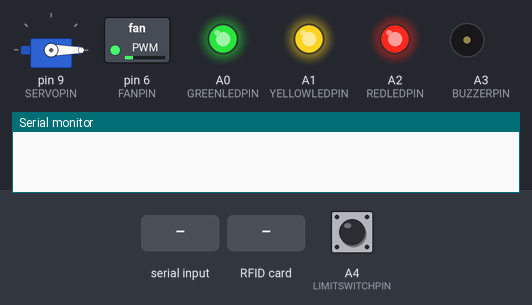
A sketch run on a simulated Arduino Uno, built with avr-gcc and run on an emulated ATmega328P. Parts: servo, switched loads named in the sketch (green lamp = pin HIGH), output pins drawn as LEDs (lit = HIGH), buzzer (waves = sounding, pin HIGH), the last lines printed to the serial monitor. Inputs (shaded band) come from the test bench; at power-on: A4 (LIMITSWITCHPIN) HIGH. Pins used as bus, display or sensor lines are not drawn.

Above: at 1.2 s.
1.3 s: "PI_READY\n" received over Serial
At 2.3 s:
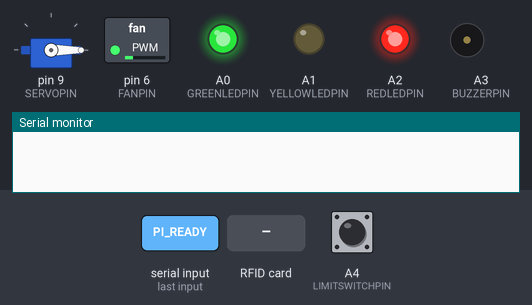
2.8 s: "RFID_READY\n" received over Serial
At 3.5 s:
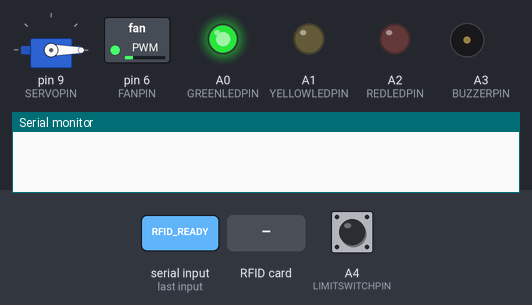
4.3 s: "OPEN_LOCK\n" received over Serial
At 5.9 s:
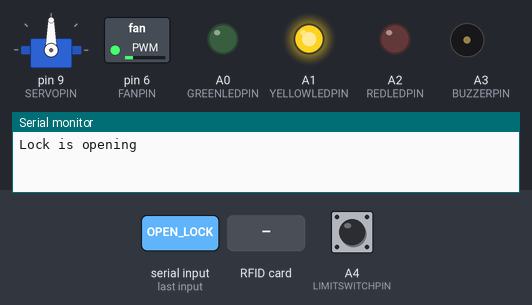
6.2 s: RFID card CB CE E2 1A held to the reader
At 7.3 s:
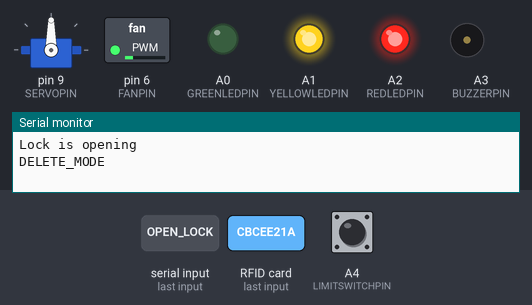
8.5 s: "ID_RESET_COMPLETE\n" received over Serial
At 9.4 s:
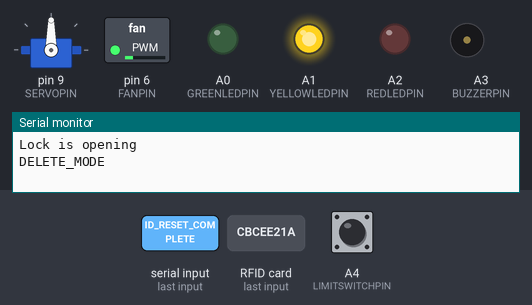
10.1 s: A4 (LIMITSWITCHPIN) pulled LOW for 1 s
At 11.2 s:
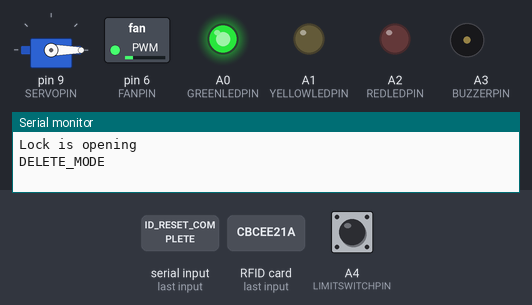
Timing chart, 0 to 13.1 s (numbered marks = the images above; inputs shaded):
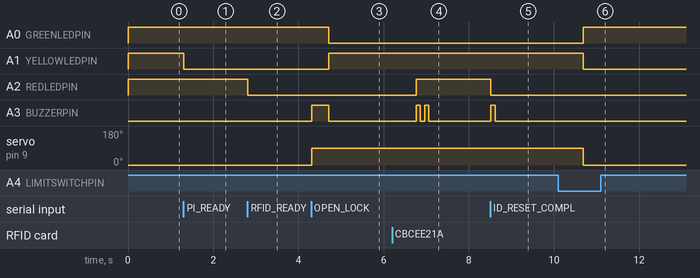

The sketch:

KeyBoxArduino.ino
```cpp
#include <Servo.h> //adds servo motor library
#include <SPI.h> //SPI coms
#include <MFRC522.h>
#define RST_PIN 8 //sets the reset pin to reset
#define SS_PIN 10 //SDA (SS) pin connected

//objects
Servo myservo; //creates a servo motor object to control
MFRC522 rfid(SS_PIN, RST_PIN);

const String UPDATE_MODE = "UPDATE_MODE";
//pins
const int SERVOPIN = 9; //the connected pin for orange cable can be 9 or 10 digital
const int LIMITSWITCHPIN = A4; //sets the limit switch pin
const int LOCKEDANGLE = 0;
const int UNLOCKEDANGLE = 90;
const int BUZZERPIN = A3; //connects to the positive side of the buzzer
const int GREENLEDPIN = A0; //the pin for LEDS, can be 13,12,11
const int YELLOWLEDPIN = A1; //used to show that ID adding is on
const int REDLEDPIN = A2;
const int FANPIN = 6;
//analog outputs A0-A5
//RFID, NUMBER
const byte masterUID[] = {0xCB, 0xCE, 0xE2, 0x1A}; //must be prefixed with 0x for byte 0x1A
//sets the ready for action
boolean ready = false;

void setup() {
  // put your setup code here, to run once:
  while (!Serial); //wait for serial connection to open
  Serial.begin(9600); //connect serial to raspberry pi
  //sets the servo lock
  myservo.attach(SERVOPIN); //connects the object to the signal pin
  myservo.write(LOCKEDANGLE); //inital position of the motor should be the lock position
  //sets the limit switch
  pinMode(LIMITSWITCHPIN, INPUT_PULLUP); //uses the internal pullup resistor for the limitswitch
  //sets the buzzer
  pinMode(BUZZERPIN, OUTPUT); //sets the output pin for the buzzer
  digitalWrite(BUZZERPIN, LOW); //this sets the buzzer to off in the beginning
  //sets the LED pins
  pinMode(GREENLEDPIN, OUTPUT); //sets pin to output
  digitalWrite(GREENLEDPIN, HIGH); //green is on, showing system ready
  pinMode(YELLOWLEDPIN, OUTPUT);
  digitalWrite(YELLOWLEDPIN, HIGH);
  pinMode(REDLEDPIN, OUTPUT);
  digitalWrite(REDLEDPIN, HIGH);
  //RFID
  SPI.begin(); //start SPI
  rfid.PCD_Init(); //start object
  ready = false;
  //fan pin
  pinMode(FANPIN, OUTPUT);
  analogWrite(FANPIN, 50);
}

void loop() {
  // put your main code here, to run repeatedly:
  while(!ready) {
    String piConnected = Serial.readStringUntil('\n');
    piConnected.trim();
    if(piConnected.length() > 0) {
      if(piConnected == "PI_READY"){
        digitalWrite(YELLOWLEDPIN, LOW);
      } if (piConnected == "RFID_READY") {
        digitalWrite(REDLEDPIN, LOW);
        ready = true;
      }
    }
  }

  String openLock = Serial.readStringUntil('\n'); //read output from pi until new line
  openLock.trim(); //gets rid of whitespace
  if(openLock.length() > 0) { //if the input has any length to it, if not here the serial input will keep printing
    if(openLock == "OPEN_LOCK") {
      Serial.println("Lock is opening");
      myservo.write(UNLOCKEDANGLE); //turns 90 degrees
      //controls the buzzer
      digitalWrite(BUZZERPIN, HIGH); //on
      delay(400);
      digitalWrite(BUZZERPIN, LOW); //Sound will turn off on its own, but the pin will not, this turns it off
      digitalWrite(YELLOWLEDPIN, HIGH);
      //cycles green led until the door is opened then turns off green led
      while(digitalRead(LIMITSWITCHPIN) == LOW) {
        digitalWrite(GREENLEDPIN, LOW);
        delay(200);
        digitalWrite(GREENLEDPIN, HIGH);
        delay(200);
      }
      digitalWrite(GREENLEDPIN, LOW);
    } else { //door not open
      digitalWrite(REDLEDPIN, HIGH); //red light on
      for (int i = 0; i < 3; i++) {
        digitalWrite(BUZZERPIN, HIGH); //on
        delay(100);
        digitalWrite(BUZZERPIN, LOW); //off
        delay(100);
      }
      digitalWrite(REDLEDPIN, LOW); //red light off
    }
  }

  //auto locks the box
  if (digitalRead(LIMITSWITCHPIN) == LOW) { //LOW means pressed, HIGH means not pressed
    delay(50); //adds a small delay for the switch then will check again, bounce check
    if (digitalRead(LIMITSWITCHPIN) == LOW) {
      myservo.write(LOCKEDANGLE);
      digitalWrite(YELLOWLEDPIN, LOW);
      digitalWrite(GREENLEDPIN, HIGH); //turns green light back on
    }
  }

  //RFID
  if(rfid.PICC_IsNewCardPresent() && rfid.PICC_ReadCardSerial()) { //start of RFID if
    boolean authorized = false;
    //read and compare to master card designed so all you need to change is the masterUID for this to work
    if (rfid.uid.size == sizeof(masterUID)) {
      for(int i = 0; i < rfid.uid.size; i++) {
        if(memcmp(rfid.uid.uidByte, masterUID, sizeof(masterUID)) == 0){
          authorized = true;
        } else { //if any of the bytes do not match the boolean is false
          authorized = false;
          break;
        }
      }
    }
    //if the door is closed but was just swipped to open, which turns the yellow led on, the rfid will not work
    if (authorized && digitalRead(LIMITSWITCHPIN)==LOW && digitalRead(YELLOWLEDPIN)==HIGH){
      authorized = false;
    }
    else if (authorized && digitalRead(LIMITSWITCHPIN)==LOW) { //switching to update ID list mode
      Serial.println(UPDATE_MODE); //sends the update string to the raspberry PI
      rfid.PICC_HaltA(); //Halt PICC
      while(authorized) {
        String updateReady = Serial.readStringUntil('\n'); //scans for update ready message from PI
        updateReady.trim(); //gets rid of whitespace
        if(updateReady.length() > 0) {
          if(updateReady == "UPDATE_READY") {
            digitalWrite(YELLOWLEDPIN, HIGH); //turns on yellow light
            for (int i = 0; i < 5; i++) {
              digitalWrite(BUZZERPIN, HIGH); //on
              delay(100);
              digitalWrite(BUZZERPIN, LOW); //off
              delay(100);
            }
          }
          if(updateReady == "EXIT_UPDATE") {
            digitalWrite(BUZZERPIN, HIGH);
            delay(400);
            digitalWrite(BUZZERPIN, LOW);
            authorized = false;
          }
        }
      }
      digitalWrite(YELLOWLEDPIN, LOW); //turns off yellow led
    } //updatemode if
    //controls delete mode
    //checks if the door is open and yellow led is on and green led is off
    else if (authorized && digitalRead(LIMITSWITCHPIN)==HIGH && digitalRead(YELLOWLEDPIN)==HIGH && digitalRead(GREENLEDPIN)==LOW){
      boolean deleteMode = true;
      digitalWrite(REDLEDPIN, HIGH); //turns on red led
      //beep twice
      for(int i = 0; i < 2; i++){
        digitalWrite(BUZZERPIN, HIGH);
        delay(100);
        digitalWrite(BUZZERPIN, LOW);
        delay(100);
      }
      Serial.print("DELETE_MODE");
      while (deleteMode){
        String deleteComplete = Serial.readStringUntil('\n');
        deleteComplete.trim();
        if(deleteComplete.length()>0 && deleteComplete == "ID_RESET_COMPLETE"){
          deleteMode = false;
          authorized = false;
          digitalWrite(REDLEDPIN, LOW);
          digitalWrite(BUZZERPIN, HIGH);
          delay(100);
          digitalWrite(BUZZERPIN, LOW);
        }
      }
    }
    /*
    //Use this section of code for getting the RFID of a new tag card
    if ( ! rfid.PICC_IsNewCardPresent()) { //look for new cards
      return;
    }

    if (! rfid.PICC_ReadCardSerial()) {
      return;
    }

    Serial.print("Card UID:");
    for(byte i = 0; i < rfid.uid.size; i++) {
      Serial.print(rfid.uid.uidByte[i] < 0x10 ? " 0" : " ");
      Serial.print(rfid.uid.uidByte[i], HEX);
    }
    Serial.println();

    rfid.PICC_HaltA();
    */
  } //end of RFID if
}
```

Measured:
- after the input at 1.3 s, A1 (YELLOWLEDPIN): HIGH → LOW at once
- after the input at 2.8 s, A2 (REDLEDPIN): HIGH → LOW at once
- after the input at 4.3 s, A0 (GREENLEDPIN): HIGH → LOW after 0.41 s; A1 (YELLOWLEDPIN): LOW → HIGH after 0.41 s; A3 (BUZZERPIN): LOW → HIGH at once, → LOW 0.40 s later; servo on pin 9 (SERVOPIN): 0° → 90° at once
- after the input at 6.2 s, A2 (REDLEDPIN): LOW → HIGH after 0.56 s; A3 (BUZZERPIN): alternates HIGH for 0.10 s and LOW for 0.10 s, 4 changes in all, then stays LOW, starting after 0.56 s
- after the input at 8.5 s, A2 (REDLEDPIN): HIGH → LOW at once; A3 (BUZZERPIN): LOW → HIGH at once, → LOW 0.10 s later
- after the input at 10.1 s, A0 (GREENLEDPIN): LOW → HIGH after 0.59 s; A1 (YELLOWLEDPIN): HIGH → LOW after 0.59 s; servo on pin 9 (SERVOPIN): 90° → 0° after 0.59 s
